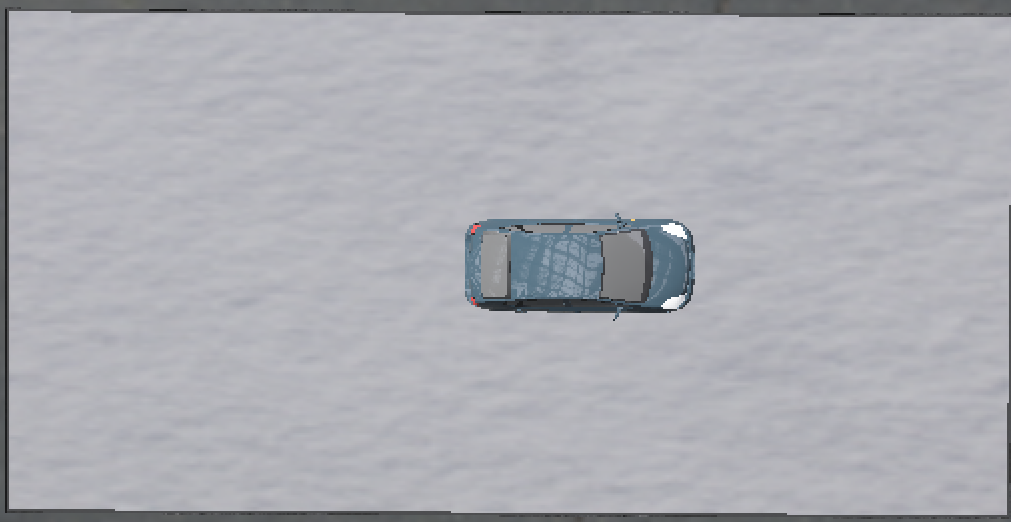
#> input picture BCD/data/sim_lot.png, 1011 x 522 px, found by its file name
$ python thr.py --input sim_lot.png
#> lines starting #> are read from the running program, lines starting #| are printed output that depends on the picture; after the words box and inside, x2 and y2 are one past the last pixel; in counts of white or black regions, pixels touching at a corner belong together
#> further down, src is the input picture: shape (522, 1011, 3); mean B, G, R 179, 172.9, 171.8
# based on:
#   https://github.com/opencv/opencv/blob/3.4/samples/python/tutorial_code/ShapeDescriptors/bounding_rects_circles/

# run: python3 thr.py --input sim_lot.png

from __future__ import print_function
import cv2 as cv
import numpy as np
import argparse
import random as rng

rng.seed(12345)

def thresh_callback(val):
#> called with val = 100
    threshold = val

    # Detect edges using Canny
    canny_output = cv.Canny(src_gray, threshold, threshold * 2)
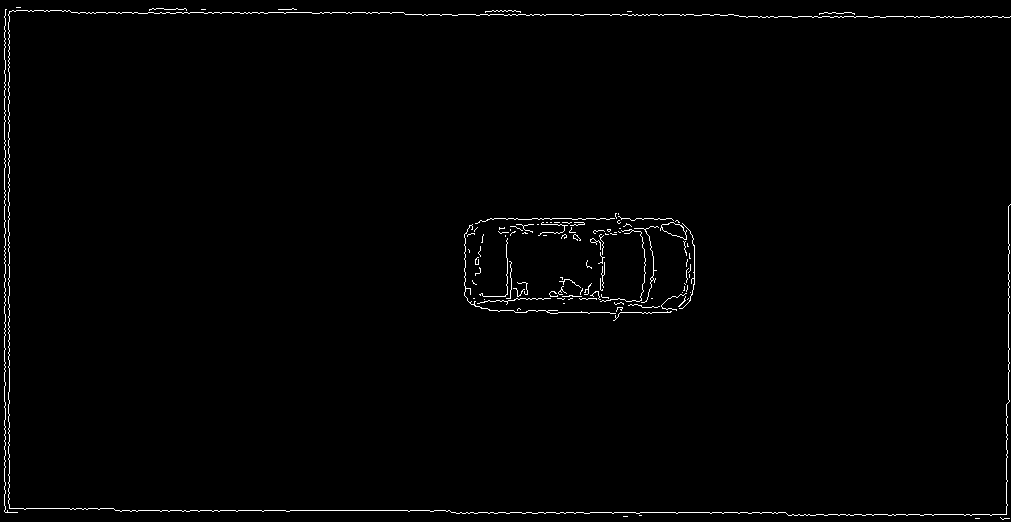
#> canny_output: shape (522, 1011); 1.1% white in thin lines or dots

    # Find contours
    contours, _ = cv.findContours(canny_output, cv.RETR_TREE, cv.CHAIN_APPROX_SIMPLE)
#> contours = 110 contours, 108 with area under 20; largest, box (x1, y1, x2, y2) and area: (660, 222, 687, 240) 240, (661, 222, 687, 240) 235

    # Approximate contours to polygons + get bounding rects and circles
    contours_poly = [None]*len(contours)
#> contours_poly = 110 items
    boundRect = [None]*len(contours)
#> boundRect = 110 items
    centers = [None]*len(contours)
#> centers = 110 items

    for i, c in enumerate(contours):
        contours_poly[i] = cv.approxPolyDP(c, 3, True)
        boundRect[i] = cv.boundingRect(contours_poly[i])
#> this loop made 110 passes
#> c on passes 1, 3, 4, 9, 11, 12, 13, 18, 23, 24, 29, 32: [[975, 518], [979, 518]], [[623, 516], [627, 516]], [[639, 515], [641, 515]], [[563, 303], [564, 303]], [[484, 299]], [[688, 298], [687, 299]], [[651, 298], [652, 298]], [[473, 298], [474, 298]], [[690, 292]], [[682, 292]], [[684, 286], [684, 289], [683, 290], [684, 290]], [[684, 283], [685, 284]]
#> after the loop, boundRect = 110 items, first 6: (975, 518, 5, 1), (1000, 517, 10, 2), (623, 516, 5, 1), (639, 515, 1, 1), (613, 311, 59, 10), (517, 309, 4, 2); contours_poly = 110 contours, 102 with area under 20; largest, box (x1, y1, x2, y2) and area: (8, 10, 1011, 515) 350, (660, 225, 687, 240) 188, (661, 224, 687, 239) 185, (634, 226, 658, 303) 73, (464, 225, 616, 314) 32, (538, 222, 568, 236) 32, (516, 224, 534, 233) 29, (600, 230, 646, 302) 20


    drawing = np.zeros((canny_output.shape[0], canny_output.shape[1], 3), dtype=np.uint8)

    # Draw polygonal contour + bonding rects + circles
    for i in range(len(contours)):
        color = (rng.randint(0,256), rng.randint(0,256), rng.randint(0,256))
        #cv.drawContours(drawing, contours_poly, i, color)
        cv.rectangle(drawing, (int(boundRect[i][0]), int(boundRect[i][1])), \
          (int(boundRect[i][0]+boundRect[i][2]), int(boundRect[i][1]+boundRect[i][3])), color, -10)
#> this loop made 110 passes
#> color on passes 1 to 12: (213, 5, 152), (188, 99, 138), (223, 82, 191), (63, 221, 133), (89, 95, 181), (46, 211, 85), (75, 105, 39), (97, 174, 164), (12, 234, 173), (13, 212, 1), (3, 83, 91), (146, 50, 212)
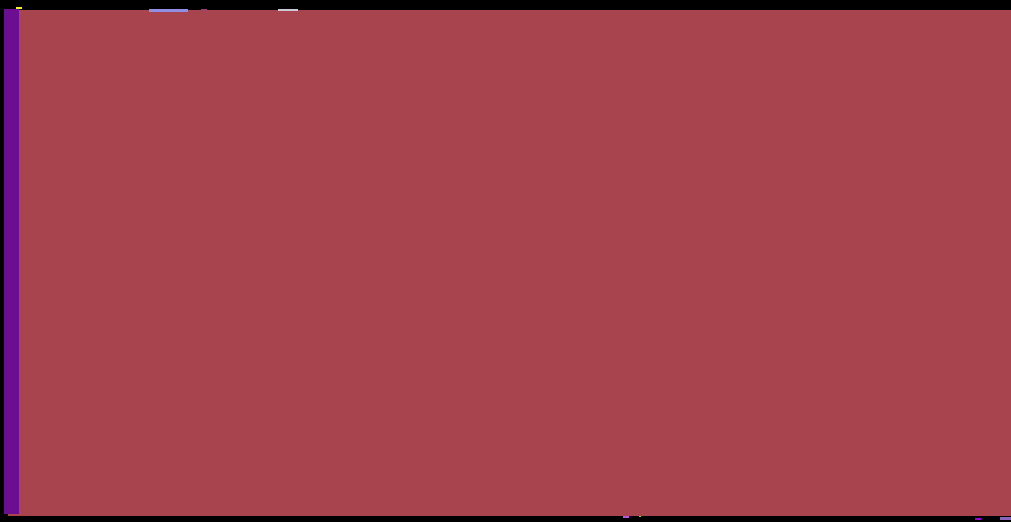
#> drawing: shape (522, 1011, 3); mean of channels 0, 1, 2 75.4, 64.9, 161.4; drawn as B, G, R
    # Show in a window
    cv.imshow('Contours', drawing)

# Load source image
parser = argparse.ArgumentParser(description='Code for Creating Bounding boxes and circles for contours tutorial.')
parser.add_argument('--input', help='Path to input image.', default='stuff.jpg')
args = parser.parse_args()

src = cv.imread(cv.samples.findFile(args.input))

if src is None:
    print('Could not open or find the image:', args.input)
    exit(0)

# Convert image to gray and blur it
src_gray = cv.cvtColor(src, cv.COLOR_BGR2GRAY)
#src_gray = cv.threshold(src,127,255,cv.THRESH_BINARY)
# Create Window
source_window = 'Source'
cv.namedWindow(source_window)
cv.imshow(source_window, src)
max_thresh = 255
thresh = 100 # initial threshold
cv.createTrackbar('Canny thresh:', source_window, thresh, max_thresh, thresh_callback)
thresh_callback(thresh)

cv.waitKey()
